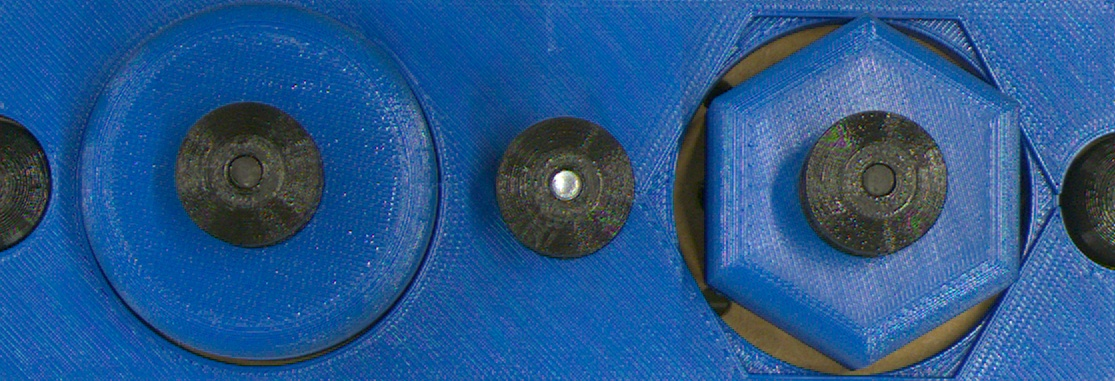
#> input picture image_data/Classifier/train/blue_correct/train_correct_blue_bot_00.jpg, 1115 x 381 px
$ python augment_images_in_folder.py ../image_data/Classifier/train/blue_correct
#> lines starting #> are read from the running program, lines starting #| are printed output that depends on the picture
### vision_pipeline.py
"""
vision_pipeline.py

Provides classes and functions for camera handling (Basler/Pylon) and image processing
for industrial vision pipelines. Supports ROI selection, image loading, cropping, preprocessing,
and multiple augmentation routines, enabling flexible integration with vision-centric workflows.
"""

import os
import cv2
import numpy as np
from pypylon import pylon, genicam
import logging

# Configuration
ROI = (528, 63, 1221, 1096)  # ROI for border-cropped part images (x, y, w, h)


# [6 lines left out: function setup_converter, not called in this run]


class Camera:
    """Handle all Basler camera and image preprocessing for the project."""

    # [50 lines left out: functions __init__, setup_cameras, capture_raw, shutdown, not called in this run]


class VisionProcessor:
    """Static methods for loading, preprocessing, cropping, and augmenting images."""

    @staticmethod
    def load_images(folder: str):
        """Load all image files from folder.

        Args:
            folder (str): Path to images.

        Returns:
            tuple[np.ndarray, list[str]]: Tuple of images and corresponding filenames.
        """
        images = []
        filenames = []
        for filename in sorted(os.listdir(folder)):
            if filename.lower().endswith(('.png', '.jpg', '.jpeg', '.bmp', '.tiff')):
                img = cv2.imread(os.path.join(folder, filename))
#> img is the input picture: shape (381, 1115, 3); mean B, G, R 139.7, 86.8, 38.3
                if img is not None:
                    images.append(img)
                    filenames.append(filename)
        return np.array(images), filenames

    # [82 lines left out: functions load_images_npy, crop, preprocess, augment_for_anomaly, not called in this run]

    @staticmethod
    def augment_lighting(img: np.ndarray) -> np.ndarray:
        """Randomize brightness and contrast for lighting augmentation."""
        brightness_factor = np.random.uniform(0.9, 1.2)
        img_aug = np.clip(img.astype(np.float32) * brightness_factor, 0, 255).astype(np.uint8)
        contrast_factor = np.random.uniform(0.9, 1.1)
        mean = np.mean(img_aug, axis=(0, 1), keepdims=True)
        img_aug = np.clip((img_aug - mean) * contrast_factor + mean, 0, 255).astype(np.uint8)
        return img_aug

    @staticmethod
    def augment_color_saturation(img: np.ndarray) -> np.ndarray:
        """Randomize hue, saturation, and value for color augmentation."""
        hsv = cv2.cvtColor(img, cv2.COLOR_BGR2HSV).astype(np.float32)
        sat_scale = np.random.uniform(0.8, 1.2)
        hsv[:, :, 1] = np.clip(hsv[:, :, 1] * sat_scale, 0, 255)
        hue_shift = np.random.randint(-8, 9)
        hsv[:, :, 0] = (hsv[:, :, 0] + hue_shift) % 180
        val_scale = np.random.uniform(0.95, 1.05)
        hsv[:, :, 2] = np.clip(hsv[:, :, 2] * val_scale, 0, 255)
        img_aug = cv2.cvtColor(hsv.astype(np.uint8), cv2.COLOR_HSV2BGR)
        return img_aug

### tools/augment_images_in_folder.py
"""
augment_images_in_folder.py

Batch-augments images in a specified folder using lighting and color/saturation transformations.
Augmented images are saved with modified filenames alongside the originals. Useful for data
augmentation in ML pipelines or manual dataset enhancement.
"""

import os
import cv2
from vision_pipeline import VisionProcessor

FOLDER = r"C:\Users\Sandy\Desktop\temp"  # Point to the existing training images folder


def main(folder: str = FOLDER) -> None:
    """
    Augment all images in folder with lighting and color/saturation transforms,
    saving new images with recognizable filenames.

    Args:
        folder (str): Path to image folder to augment.
    """
    images, filenames = VisionProcessor.load_images(folder)
#> filenames = ['train_correct_blue_bot_00.jpg', 'train_correct_blue_bot_03.jpg']
    print(f"Loaded {len(images)} images.")
#| Loaded 2 images.

    for img, fname in zip(images, filenames):
        # Augmentation 1 (lighting)
        img_aug1 = VisionProcessor.augment_lighting(img)
        fname_aug1 = f"{os.path.splitext(fname)[0]}_auglighting{os.path.splitext(fname)[1]}"
        out_path_aug1 = os.path.join(folder, fname_aug1)
        cv2.imwrite(out_path_aug1, img_aug1)

        # Augmentation 2 (color/saturation)
        img_aug2 = VisionProcessor.augment_color_saturation(img)
        fname_aug2 = f"{os.path.splitext(fname)[0]}_augcolor{os.path.splitext(fname)[1]}"
        out_path_aug2 = os.path.join(folder, fname_aug2)
        cv2.imwrite(out_path_aug2, img_aug2)

        print(f"Saved: {fname_aug1}, {fname_aug2}")
#> this loop made 2 passes
#> (fname, brightness_factor in augment_lighting, contrast_factor in augment_lighting, mean in augment_lighting, sat_scale in augment_color_saturation, hue_shift in augment_color_saturation, val_scale in augment_color_saturation) on passes 1 to 2: ('train_correct_blue_bot_00.jpg', 1.06, 1.04, [[148.2, 91.9, 40.35]], 1.04, -5, 1.03), ('train_correct_blue_bot_03.jpg', 1.09, 0.977, [[151.7, 94.21, 41.5]], 0.919, 4, 0.988)
#| Saved: train_correct_blue_bot_00_auglighting.jpg, train_correct_blue_bot_00_augcolor.jpg
#| Saved: train_correct_blue_bot_03_auglighting.jpg, train_correct_blue_bot_03_augcolor.jpg
#> pass 1, in augment_color_saturation, `hsv = cv2.cvtColor(img, cv2.COLOR_BGR2HSV).astype(np.float32)`:
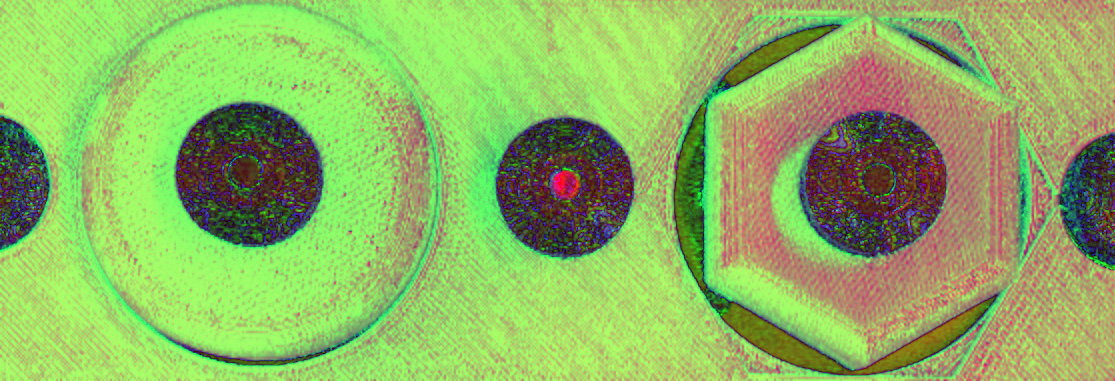
#> hsv: shape (381, 1115, 3) float32; mean of channels 0, 1, 2 97.5, 180.4, 142.3; drawn as B, G, R
#> pass 1, in augment_color_saturation, `img_aug = cv2.cvtColor(hsv.astype(np.uint8), cv2.COLOR_HSV2BGR)`:
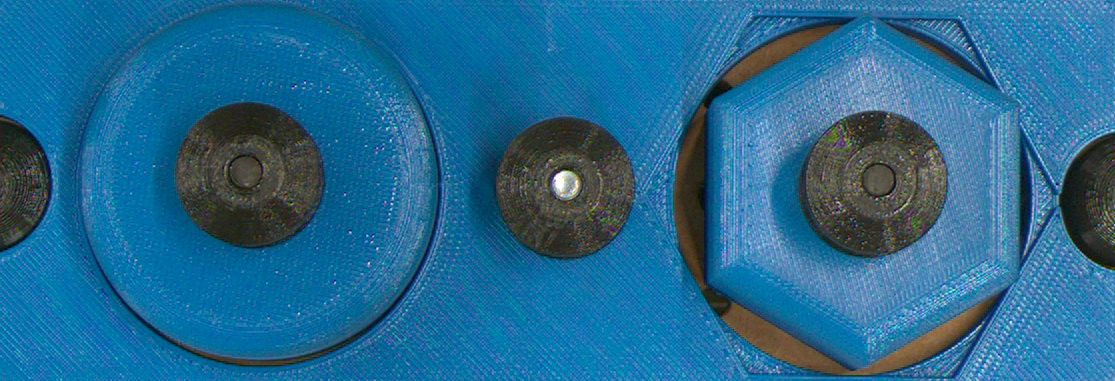
#> img_aug: shape (381, 1115, 3); mean B, G, R 143.9, 105.2, 35.7

    print("Done! Augmented images saved alongside originals in the same folder.")


if __name__ == "__main__":
    import sys

    folder_arg = sys.argv[1] if len(sys.argv) > 1 else FOLDER
    main(folder_arg)
